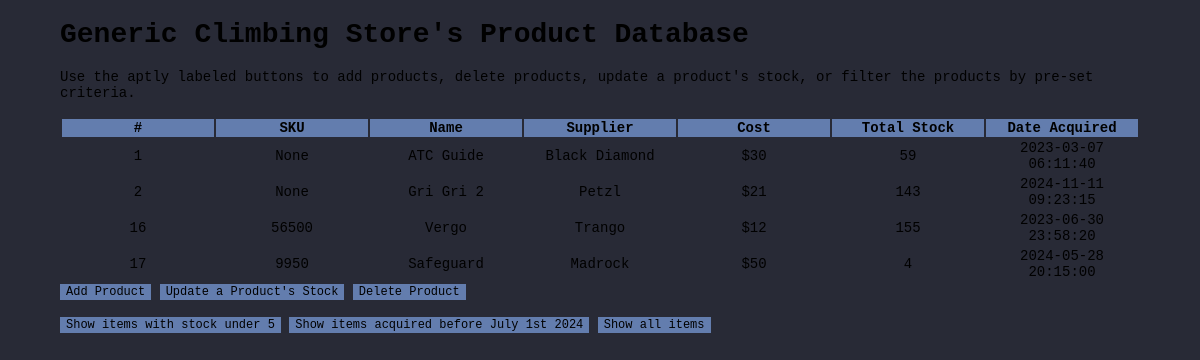
The page / on the database its author committed.
### tables this page shows
CREATE TABLE "products"
(
    id       INTEGER not null
        primary key autoincrement,
    name     TEXT    not null,
    supplier TEXT    not null
, SKU TEXT);

### app.py (the view)
@app.route('/', methods=['POST', 'GET'])
def indexPage():
    if request.method == 'POST':
        if request.form.get('id') == 'stockUnder':
            query = '''SELECT products.id, products.sku, products.name, products.supplier, s.cost, SUM(s.change) AS "stock", datetime((SELECT MIN(stock.date) from main.stock WHERE stock.id = s.id), 'unixepoch') AS "date"
                                FROM products
                                INNER JOIN main.stock s on products.id = s.id
                                WHERE (SELECT SUM(change) FROM stock WHERE id = s.id) < 5
                                GROUP BY s.id;'''
        elif request.form.get('id') == 'dateBefore':
            query = '''SELECT products.id, products.sku, products.name, products.supplier, s.cost, SUM(s.change) AS "stock", datetime((SELECT MIN(stock.date) from main.stock WHERE stock.id = s.id), 'unixepoch') AS "date"
                                            FROM products
                                            INNER JOIN main.stock s on products.id = s.id
                                            WHERE "date" < 1719792000
                                            GROUP BY s.id;'''
        elif request.form.get('id') == 'normal':
            query = '''SELECT products.id, products.sku, products.name, products.supplier, s.cost, SUM(s.change) AS "stock", datetime((SELECT MIN(stock.date) from main.stock WHERE stock.id = s.id), 'unixepoch') AS "date"
                                FROM products
                                INNER JOIN main.stock s on products.id = s.id
                                GROUP BY s.id;'''
    else:
        query = '''SELECT products.id, products.sku, products.name, products.supplier, s.cost, SUM(s.change) AS "stock", datetime((SELECT MIN(stock.date) from main.stock WHERE stock.id = s.id), 'unixepoch') AS "date"
                            FROM products
                            INNER JOIN main.stock s on products.id = s.id
                            GROUP BY s.id;'''
    dbresult = sendDBQuery(query)
    rows = dbresult.fetchall()
    return render_template('index.html', items=rows)

### app.py (called while the page is built)
def sendDBQuery(query: str):
    database = connect('./database.db')
    cursor = database.cursor()
    result = cursor.execute(query)
    database.commit()
    return result

### templates/index.html (shortened to what this page needs)
<!DOCTYPE html>
<html lang="en">
<head>
    <link rel="stylesheet" href="../static/style.css">
</head>
<body>
<div id="header">
    <h1>Generic Climbing Store's Product Database</h1>
    Use the aptly labeled buttons to add products, delete products, update a product's stock, or filter the products by
    pre-set criteria.
</div>
<br>
<div id="tableDiv">
    <div id="itemList">
        <table id="productTable">
            <tr>
                <th>#</th>
                <th>SKU</th>
                <th>Name</th>
                <th>Supplier</th>
                <th>Cost</th>
                <th>Total Stock</th>
                <th>Date Acquired</th>
            </tr>
            {% for item in items %}
            <tr>
                <td>{{ item[0] }}</td>
                <td>{{ item[1] }}</td>
                <td>{{ item[2] }}</td>
                <td>{{ item[3] }}</td>
                <td>${{ item[4] }}</td>
                <td>{{ item[5] }}</td>
                <td>{{ item[6] }}</td>
            </tr>
            {% endfor %}
        </table>
    </div>
</div>
<div id="userButtons">
    <div id='actionButtons'>
        <button type="button" id="addItem" onclick="location.href='./commands/addItem'">Add Product</button>
        <button type="button" id="updateStock" onclick="location.href='./commands/updateStock'">Update a Product's
            Stock
        </button>
        <button type="button" id="deleteItem" onclick="location.href='./commands/deleteItem'">Delete Product</button>
    </div>
    <br>
    <div id='filterButtons'>
        <form method="post" action="/" style="display: inline-block">
            <input type="submit" id="stockUnder5" value="Show items with stock under 5">
        </form>
        <form method="post" action="/" style="display: inline-block">
            <input type="submit" id="dateBefore" value="Show items acquired before July 1st 2024">
        </form>
        <form method="post" action="/" style="display: inline-block">
            <input type="submit" id="normal" value="Show all items">
        </form>
    </div>
</div>
</body>
</html>

### static/style.css (style rules this page uses)
* { font-family: 'Fira Code', monospace; }
body { font-size: 14px; margin: auto; width: 90%; text-align: justify-all; }
body { background: #282A36; }
button, input { font-size: 12px; background: rgba(139, 181, 253, 0.6); }
button, input[type=submit], input[type=reset], input[type=button] { border: none; }
#productTable table, th, td { overflow-y: auto; text-align: center; }
#productTable td { width: 10%; }
#productTable th { background: rgba(139, 181, 253, 0.6); }

### rows shown on the page
products: id "1", item "None", name "ATC Guide", supplier "Black Diamond", item "30", item "59", item "2023-03-07 06:11:40"
products: id "2", item "None", name "Gri Gri 2", supplier "Petzl", item "21", item "143", item "2024-11-11 09:23:15"
products: id "16", SKU "56500", name "Vergo", supplier "Trango", item "12", item "155", item "2023-06-30 23:58:20"
products: id "17", SKU "9950", name "Safeguard", supplier "Madrock", item "50", item "4", item "2024-05-28 20:15:00"
